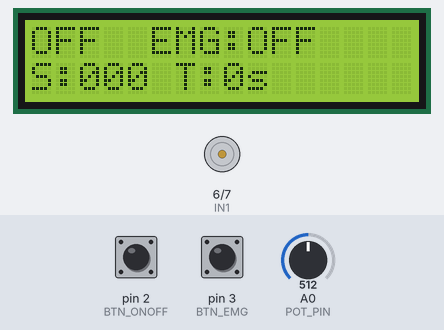
Simulated run of this sketch. Board: Arduino Uno, built with avr-gcc and run on an emulated ATmega328P. Shown: 16×2 character LCD, motor-driver pin pairs drawn as motors (green arrow = first pin HIGH = forward, orange = second pin HIGH = backward, longer = more drive, scaled by the enable pin). The test bench sets the inputs (shaded band); at power-on: pin 2 (BTN_ONOFF) HIGH, pin 3 (BTN_EMG) HIGH, A0 (POT_PIN) = 512.

Above: at 1.2 s.
1.3 s: pin 2 (BTN_ONOFF) pulled LOW for 0.15 s
At 1.9 s:
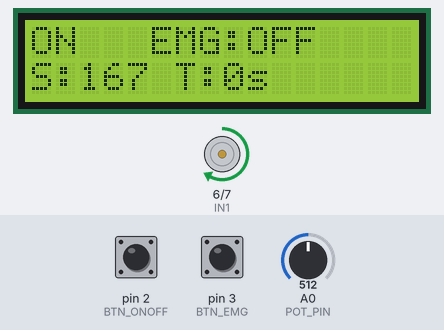
4.4 s: pin 3 (BTN_EMG) pulled LOW for 0.15 s
At 5.6 s:
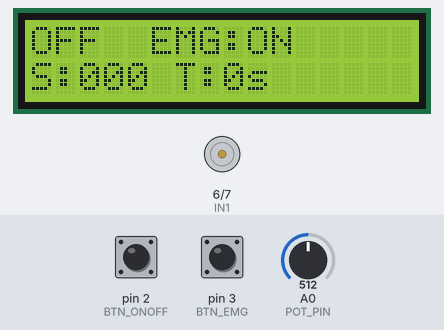
6.0 s: pin 3 (BTN_EMG) pulled LOW for 1 s
At 8.1 s:
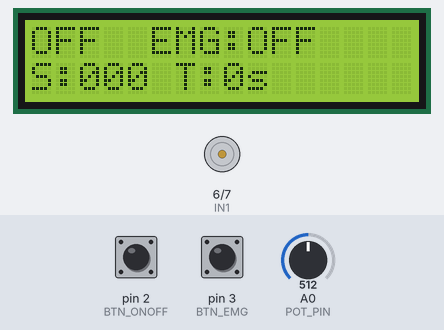
8.5 s: pin 2 (BTN_ONOFF) pulled LOW for 1 s
At 10.4 s:
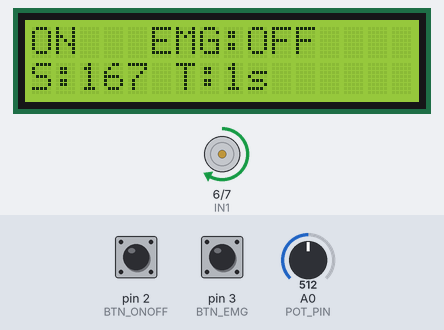
12.5 s: A0 (POT_PIN) set to 716
At 13.5 s:
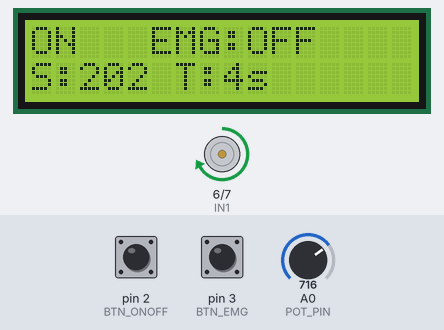
15.5 s: A0 (POT_PIN) set to 122
At 16.8 s:
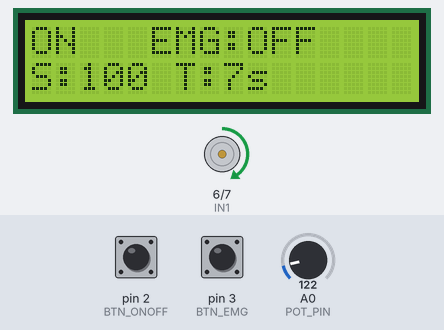
Timing chart, 0 to 18.5 s (numbered marks = the images above; inputs shaded):
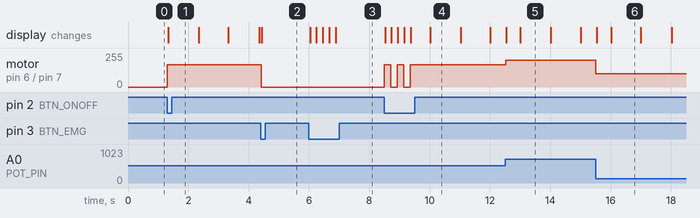

The sketch:

Code.ino
```cpp
#include <Wire.h>
#include <LiquidCrystal_I2C.h>

LiquidCrystal_I2C lcd(0x27,16,2);

// Pin
#define BTN_ONOFF 2
#define BTN_EMG   3
#define POT_PIN   A0

#define ENA 5
#define IN1 6
#define IN2 7

// Status
bool motorState = false;
bool emergency = false;

int speedPWM = 0;

// Debounce
unsigned long lastBtn1 = 0;
unsigned long lastBtn2 = 0;
const int debounce = 200;

// Timer
unsigned long startRun = 0;
unsigned long runTime = 0;

void setup() {
  pinMode(BTN_ONOFF, INPUT_PULLUP);
  pinMode(BTN_EMG, INPUT_PULLUP);

  pinMode(ENA, OUTPUT);
  pinMode(IN1, OUTPUT);
  pinMode(IN2, OUTPUT);

  lcd.init();
  lcd.backlight();

  stopMotor();
}

void loop() {

  // ===== BUTTON ON/OFF =====
  if(digitalRead(BTN_ONOFF) == LOW && millis() - lastBtn1 > debounce){
    lastBtn1 = millis();

    if(!emergency){
      motorState = !motorState;

      if(motorState){
        startRun = millis() - runTime;
      } else {
        stopMotor();
      }
    }
  }

  // ===== BUTTON EMERGENCY =====
  if(digitalRead(BTN_EMG) == LOW && millis() - lastBtn2 > debounce){
    lastBtn2 = millis();

    emergency = !emergency;

    if(emergency){
      motorState = false;
      runTime = 0;
      stopMotor();
    }
  }

  // ===== MOTOR CONTROL =====
  if(motorState && !emergency){
    int adc = analogRead(POT_PIN);

    speedPWM = map(adc,0,1023,80,255);

    analogWrite(ENA, speedPWM);
    digitalWrite(IN1,HIGH);
    digitalWrite(IN2,LOW);

    runTime = millis() - startRun;
  }
  else{
    speedPWM = 0;
    stopMotor();
  }

  displayLCD();
}

// =======================
void stopMotor(){
  analogWrite(ENA,0);
  digitalWrite(IN1,LOW);
  digitalWrite(IN2,LOW);
}

// =======================
void displayLCD(){

  lcd.setCursor(0,0);

  if(motorState) lcd.print("ON ");
  else           lcd.print("OFF");

  lcd.setCursor(5,0);
  if(emergency) lcd.print("EMG:ON ");
  else          lcd.print("EMG:OFF");

  lcd.setCursor(0,1);
  lcd.print("S:");

  if(speedPWM < 100) lcd.print("0");
  if(speedPWM < 10) lcd.print("0");
  lcd.print(speedPWM);

  lcd.print(" ");

  lcd.print("T:");
  lcd.print(runTime/1000);
  lcd.print("s   ");
}
```

Measured:
- after the input at 1.3 s, motor on pin 6 (IN1) / pin 7 (IN2): stopped → forward 167/255 at once; the display: changes at once (image 1)
- after the input at 4.4 s, motor on pin 6 (IN1) / pin 7 (IN2): forward 167/255 → stopped at once; the display: changes at once (image 2)
- after the input at 6.0 s, the display: changes at once (image 3)
- after the input at 8.5 s, motor on pin 6 (IN1) / pin 7 (IN2): alternates forward 167/255 for 0.22 s and stopped for 0.22 s, 5 changes in all, then stays forward 167/255, starting at once; the display: first changes at once (image 4 shows a later state)
- after the input at 12.5 s, motor on pin 6 (IN1) / pin 7 (IN2): forward 167/255 → forward 202/255 at once
- after the input at 15.5 s, motor on pin 6 (IN1) / pin 7 (IN2): forward 202/255 → forward 100/255 at once
- what the display in image 4 shows lasts 1.0 s, from 10.0 s to 11.0 s
